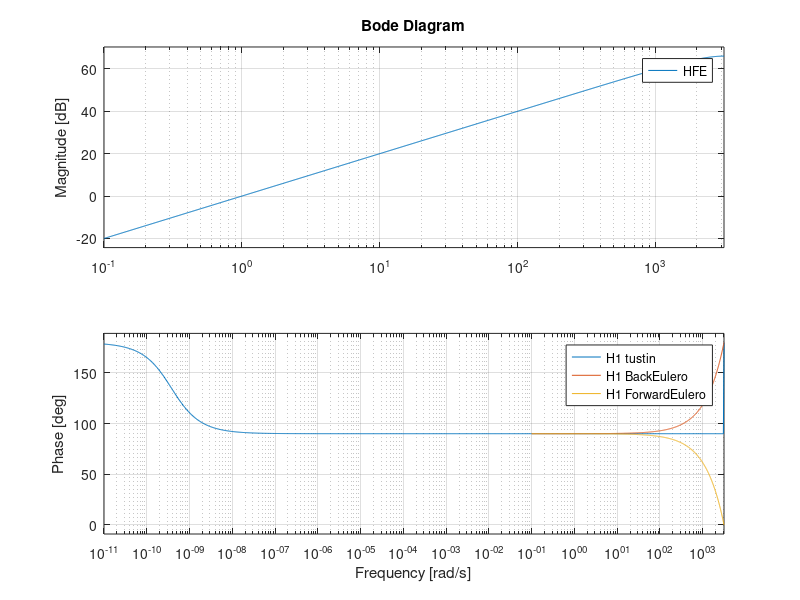
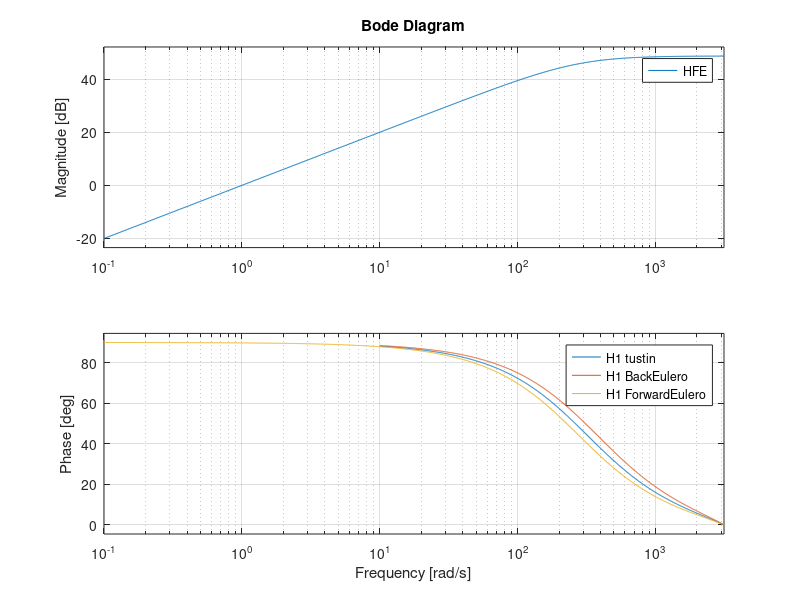
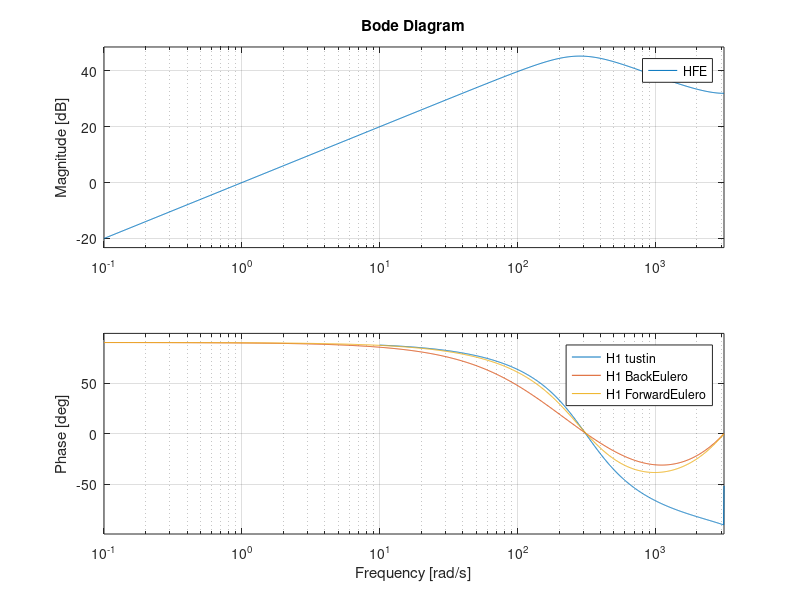
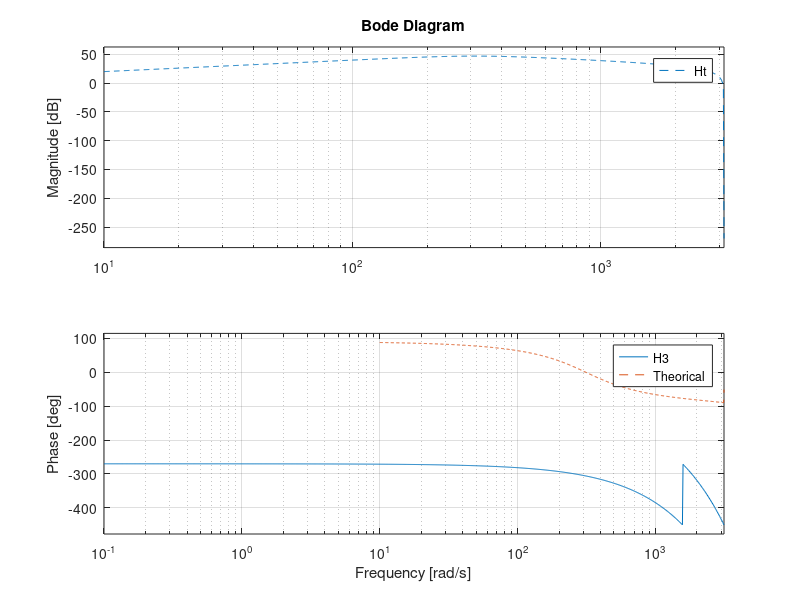

Write the MATLAB code that produced these figures, in order. (Note: this script raises an error after producing the figures.)
%{
Laboratorio 2 29/3/2022

______________ESERCIZIO 4_________________
%}
T =1/(2*pi*50);
omegac = 2*pi*50;
delta = 1/sqrt(2);

s=tf('s');
H=s;

H1=s/(T*s + 1);
%{
H1 =
        s
  --------------
  0.003183 s + 1
%}

H2= (omegac^2*s)/(s^2+2*delta*omegac*s +omegac^2);
%{
H2 = 
         9.87e04 s
  -----------------------
  s^2 + 444.3 s + 9.87e04
%}

%{
_____________________________PUNTO 1_______________________________________
%}
Ts=1e-3;
Ht=c2d(H, Ts, 'tustin');
figure;
bode(Ht);

z=tf('z', Ts);

s=(z-1)/Ts;
HBE=s;
hold on;
bode(HBE);

s=(1-z^-1)/Ts;
HFE=s;
hold on;
bode(HFE);
legend("H1 tustin", "H1 BackEulero", "H1 ForwardEulero");
%{
_____________________________PUNTO 2_______________________________________
%}
Ts=1e-3;
Ht=c2d(H1, Ts, 'tustin');
figure;
bode(Ht);

z=tf('z', Ts);

s=(z-1)/Ts;
HBE=s/(T*s + 1);
hold on;
bode(HBE);

s=(1-z^-1)/Ts;
HFE=s/(T*s + 1);
hold on;
bode(HFE);
legend("H1 tustin", "H1 BackEulero", "H1 ForwardEulero");

%{
_____________________________PUNTO 3_______________________________________
%}
Ts=1e-3;
Ht=c2d(H2, Ts, 'tustin');
figure;
bode(Ht);

z=tf('z', Ts);

s=(omegac^2*s)/(s^2+2*delta*omegac*s +omegac^2);
HBE=s/(T*s + 1);
hold on;
bode(HBE);

s=(1-z^-1)/Ts;
HFE=(omegac^2*s)/(s^2+2*delta*omegac*s +omegac^2);
hold on;
bode(HFE);
legend("H1 tustin", "H1 BackEulero", "H1 ForwardEulero");

%{
_____________________________PUNTO 4_______________________________________
%}
figure;
N=4;
H3 = (1 - z^(-1*N))/(N*Ts);
bode(H3);
hold on;
bode(Ht, '--');
legend("H3", "Theorical");

%{
_____________________________PUNTO 5_______________________________________
%}
figure;
H4 = 1/(6*Ts)*(1 + 3*z^(-1) - 3*z^(-2) - z^(-3));
bode(H4);
hold on;
bode(Ht, '--');
legend("H4", "Theorical");

%{
_____________________________PUNTO 6_______________________________________
%}
t=0:1*10^-3:4;
a = 0.001;

n=a*(rand(1,length(t))-0.5);
r = 25*t;
u=r+n;
figure;
lsim(H4, u, t, 0);